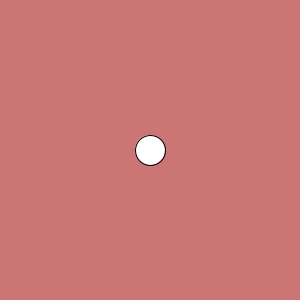
Frame 1 (no input)
Frame 60 (the mouse pressed at the canvas centre just before this capture): identical to frame 1, image omitted
Frame 120 (the mouse held since frame 60 and released just before this capture): identical to frame 1, image omitted

The Processing sketch that drew this single still picture (run headless with seeded random() and noise(); from frame 60 on, the mouse is pressed at the canvas centre):

// Processing sketch: week16_two_player
// ── week16_two_player.pde
void setup(){
  size(300,300);
}
int x=150,y=150;
void draw(){
  background(#CB7575);
  ellipse(x,y,30,30);
}
void keyPressed(){
  if( key=='w' )y-=2;
  if( key=='s' )y+=2;
  if( key=='a' )x-=2;
  if( key=='d' )x+=2;
}
